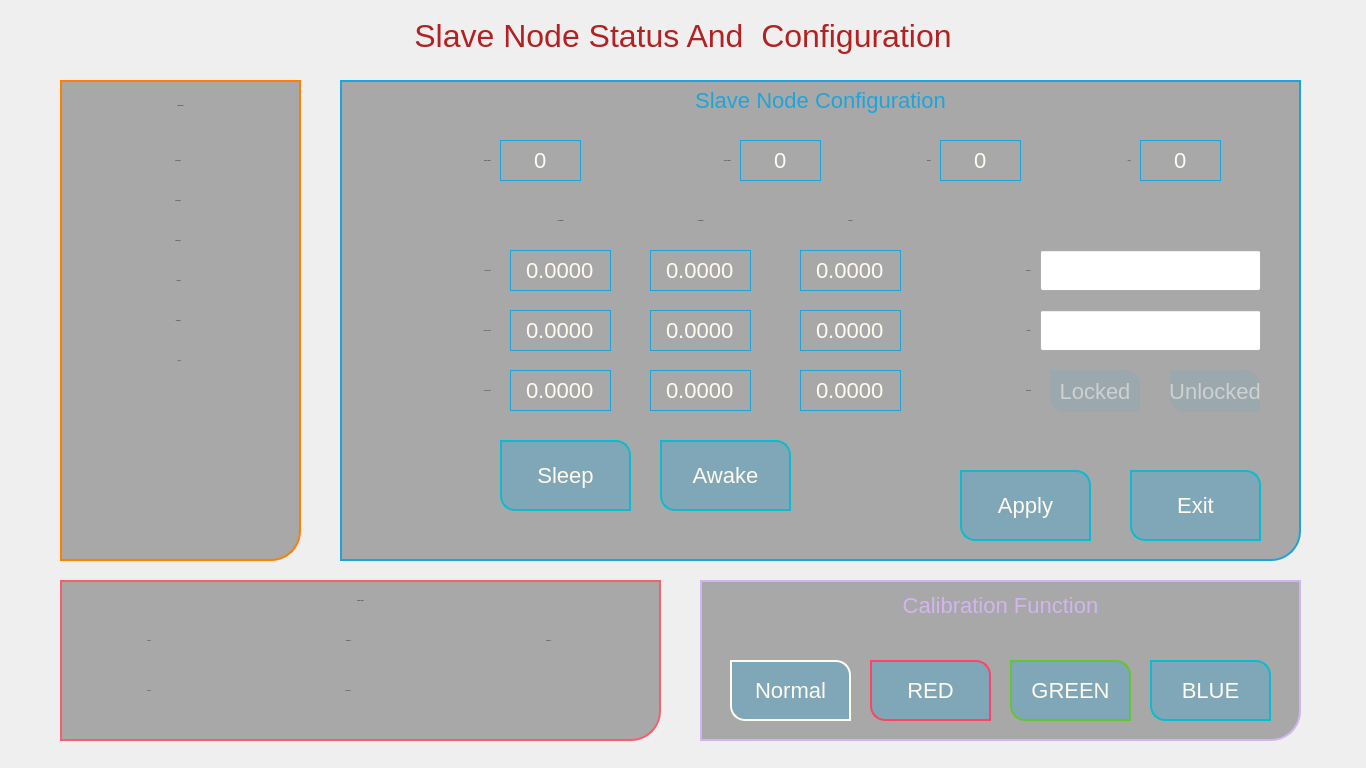
<?xml version="1.0" encoding="UTF-8"?>
<!-- UI source revision: regenerate ui_slavenodeframe.h; do not reuse stale build output. -->
<ui version="4.0">
 <class>SlaveNodeFrame</class>
 <widget class="QWidget" name="SlaveNodeFrame">
  <property name="geometry">
   <rect>
    <x>0</x>
    <y>0</y>
    <width>1366</width>
    <height>768</height>
   </rect>
  </property>
  <property name="windowTitle">
   <string>Form</string>
  </property>
  <widget class="QLabel" name="labelTitle">
   <property name="geometry">
    <rect>
     <x>0</x>
     <y>0</y>
     <width>1366</width>
     <height>71</height>
    </rect>
   </property>
   <property name="font">
    <font>
     <pointsize>-1</pointsize>
    </font>
   </property>
   <property name="styleSheet">
    <string notr="true">QLabel{
font-size:32px;
 color:rgb(178,34,34);
}</string>
   </property>
   <property name="text">
    <string>Slave Node Status And  Configuration</string>
   </property>
   <property name="alignment">
    <set>Qt::AlignCenter</set>
   </property>
  </widget>
  <widget class="QFrame" name="StatusFrame">
   <property name="geometry">
    <rect>
     <x>60</x>
     <y>80</y>
     <width>241</width>
     <height>481</height>
    </rect>
   </property>
   <property name="styleSheet">
    <string notr="true">QFrame{
border:2px solid rgba(255,127,0,1.0);
border-bottom-right-radius: 30px;
background-color:rgba(0, 0, 0, 0.3);
}</string>
   </property>
   <property name="frameShape">
    <enum>QFrame::StyledPanel</enum>
   </property>
   <property name="frameShadow">
    <enum>QFrame::Raised</enum>
   </property>
  </widget>
  <widget class="QLabel" name="labelTitleStatus">
   <property name="geometry">
    <rect>
     <x>60</x>
     <y>80</y>
     <width>241</width>
     <height>51</height>
    </rect>
   </property>
   <property name="font">
    <font>
     <pointsize>-1</pointsize>
    </font>
   </property>
   <property name="styleSheet">
    <string notr="true">QLabel{
font-size:22px;
color:rgb(255, 127, 0);
};</string>
   </property>
   <property name="text">
    <string>Status Report</string>
   </property>
   <property name="alignment">
    <set>Qt::AlignCenter</set>
   </property>
  </widget>
  <widget class="QLabel" name="labelBlueOpenTitle">
   <property name="geometry">
    <rect>
     <x>80</x>
     <y>220</y>
     <width>101</width>
     <height>42</height>
    </rect>
   </property>
   <property name="font">
    <font>
     <pointsize>-1</pointsize>
    </font>
   </property>
   <property name="styleSheet">
    <string notr="true">QLabel{
font-size:22px;
color:rgb(255, 127, 0);
};</string>
   </property>
   <property name="text">
    <string>BOutput_Err</string>
   </property>
   <property name="alignment">
    <set>Qt::AlignRight|Qt::AlignTrailing|Qt::AlignVCenter</set>
   </property>
  </widget>
  <widget class="QLabel" name="labelRedOpenTitle">
   <property name="geometry">
    <rect>
     <x>80</x>
     <y>140</y>
     <width>101</width>
     <height>42</height>
    </rect>
   </property>
   <property name="font">
    <font>
     <pointsize>-1</pointsize>
    </font>
   </property>
   <property name="styleSheet">
    <string notr="true">QLabel{
font-size:22px;
color:rgb(255, 127, 0);
};</string>
   </property>
   <property name="text">
    <string>ROutput_Err</string>
   </property>
   <property name="alignment">
    <set>Qt::AlignRight|Qt::AlignTrailing|Qt::AlignVCenter</set>
   </property>
  </widget>
  <widget class="QLabel" name="labelGreenOpenTitle">
   <property name="geometry">
    <rect>
     <x>80</x>
     <y>180</y>
     <width>101</width>
     <height>42</height>
    </rect>
   </property>
   <property name="font">
    <font>
     <pointsize>-1</pointsize>
    </font>
   </property>
   <property name="styleSheet">
    <string notr="true">QLabel{
font-size:22px;
color:rgb(255, 127, 0);
};</string>
   </property>
   <property name="text">
    <string>GOutput_Err</string>
   </property>
   <property name="alignment">
    <set>Qt::AlignRight|Qt::AlignTrailing|Qt::AlignVCenter</set>
   </property>
  </widget>
  <widget class="QFrame" name="VersionFrame">
   <property name="geometry">
    <rect>
     <x>60</x>
     <y>580</y>
     <width>601</width>
     <height>161</height>
    </rect>
   </property>
   <property name="styleSheet">
    <string notr="true">QFrame{
border:2px solid rgb(244,96,108);
border-bottom-right-radius: 30px;
background-color:rgba(0, 0, 0, 0.3);
}</string>
   </property>
   <property name="frameShape">
    <enum>QFrame::StyledPanel</enum>
   </property>
   <property name="frameShadow">
    <enum>QFrame::Raised</enum>
   </property>
  </widget>
  <widget class="QLabel" name="labelDimRamp_8">
   <property name="geometry">
    <rect>
     <x>60</x>
     <y>580</y>
     <width>601</width>
     <height>42</height>
    </rect>
   </property>
   <property name="font">
    <font>
     <pointsize>-1</pointsize>
    </font>
   </property>
   <property name="styleSheet">
    <string notr="true">QLabel{
font-size:22px;
color:rgb(244, 96, 108);
};</string>
   </property>
   <property name="text">
    <string>Version Report</string>
   </property>
   <property name="alignment">
    <set>Qt::AlignCenter</set>
   </property>
  </widget>
  <widget class="QLabel" name="labelSuppTitle">
   <property name="geometry">
    <rect>
     <x>260</x>
     <y>620</y>
     <width>91</width>
     <height>42</height>
    </rect>
   </property>
   <property name="font">
    <font>
     <pointsize>-1</pointsize>
    </font>
   </property>
   <property name="styleSheet">
    <string notr="true">QLabel{
font-size:22px;
color:rgb(244, 96, 108);
};</string>
   </property>
   <property name="text">
    <string>Supplier ID:</string>
   </property>
   <property name="alignment">
    <set>Qt::AlignRight|Qt::AlignTrailing|Qt::AlignVCenter</set>
   </property>
  </widget>
  <widget class="QLabel" name="labelSWTitle">
   <property name="geometry">
    <rect>
     <x>60</x>
     <y>620</y>
     <width>91</width>
     <height>42</height>
    </rect>
   </property>
   <property name="font">
    <font>
     <pointsize>-1</pointsize>
    </font>
   </property>
   <property name="styleSheet">
    <string notr="true">QLabel{
font-size:22px;
color:rgb(244, 96, 108);
};</string>
   </property>
   <property name="text">
    <string>SW Ver:</string>
   </property>
   <property name="alignment">
    <set>Qt::AlignRight|Qt::AlignTrailing|Qt::AlignVCenter</set>
   </property>
  </widget>
  <widget class="QLabel" name="labelHWTitle">
   <property name="geometry">
    <rect>
     <x>60</x>
     <y>670</y>
     <width>91</width>
     <height>42</height>
    </rect>
   </property>
   <property name="font">
    <font>
     <pointsize>-1</pointsize>
    </font>
   </property>
   <property name="styleSheet">
    <string notr="true">QLabel{
font-size:22px;
color:rgb(244, 96, 108);
};</string>
   </property>
   <property name="text">
    <string>HW Ver:</string>
   </property>
   <property name="alignment">
    <set>Qt::AlignRight|Qt::AlignTrailing|Qt::AlignVCenter</set>
   </property>
  </widget>
  <widget class="QLabel" name="labelFuncTitle">
   <property name="geometry">
    <rect>
     <x>260</x>
     <y>670</y>
     <width>91</width>
     <height>42</height>
    </rect>
   </property>
   <property name="font">
    <font>
     <pointsize>-1</pointsize>
    </font>
   </property>
   <property name="styleSheet">
    <string notr="true">QLabel{
font-size:22px;
color:rgb(244, 96, 108);
};</string>
   </property>
   <property name="text">
    <string>Function ID:</string>
   </property>
   <property name="alignment">
    <set>Qt::AlignRight|Qt::AlignTrailing|Qt::AlignVCenter</set>
   </property>
  </widget>
  <widget class="QLabel" name="labelVarTitle">
   <property name="geometry">
    <rect>
     <x>460</x>
     <y>620</y>
     <width>91</width>
     <height>42</height>
    </rect>
   </property>
   <property name="font">
    <font>
     <pointsize>-1</pointsize>
    </font>
   </property>
   <property name="styleSheet">
    <string notr="true">QLabel{
font-size:22px;
color:rgb(244, 96, 108);
};</string>
   </property>
   <property name="text">
    <string>Varaint ID:</string>
   </property>
   <property name="alignment">
    <set>Qt::AlignRight|Qt::AlignTrailing|Qt::AlignVCenter</set>
   </property>
  </widget>
  <widget class="QLabel" name="ROutput_Err">
   <property name="geometry">
    <rect>
     <x>190</x>
     <y>140</y>
     <width>81</width>
     <height>42</height>
    </rect>
   </property>
   <property name="font">
    <font>
     <pointsize>-1</pointsize>
    </font>
   </property>
   <property name="styleSheet">
    <string notr="true">QLabel{
font-size:22px;
color:rgb(255, 251, 240);
};</string>
   </property>
   <property name="text">
    <string/>
   </property>
   <property name="alignment">
    <set>Qt::AlignLeading|Qt::AlignLeft|Qt::AlignVCenter</set>
   </property>
  </widget>
  <widget class="QLabel" name="GOutput_Err">
   <property name="geometry">
    <rect>
     <x>190</x>
     <y>180</y>
     <width>81</width>
     <height>42</height>
    </rect>
   </property>
   <property name="font">
    <font>
     <pointsize>-1</pointsize>
    </font>
   </property>
   <property name="styleSheet">
    <string notr="true">QLabel{
font-size:22px;
color:rgb(255, 251, 240);
};</string>
   </property>
   <property name="text">
    <string/>
   </property>
   <property name="alignment">
    <set>Qt::AlignLeading|Qt::AlignLeft|Qt::AlignVCenter</set>
   </property>
  </widget>
  <widget class="QLabel" name="BOutput_Err">
   <property name="geometry">
    <rect>
     <x>190</x>
     <y>220</y>
     <width>81</width>
     <height>42</height>
    </rect>
   </property>
   <property name="font">
    <font>
     <pointsize>-1</pointsize>
    </font>
   </property>
   <property name="styleSheet">
    <string notr="true">QLabel{
font-size:22px;
color:rgb(255, 251, 240);
};</string>
   </property>
   <property name="text">
    <string/>
   </property>
   <property name="alignment">
    <set>Qt::AlignLeading|Qt::AlignLeft|Qt::AlignVCenter</set>
   </property>
  </widget>
  <widget class="QLabel" name="labelFuncVer">
   <property name="geometry">
    <rect>
     <x>360</x>
     <y>670</y>
     <width>101</width>
     <height>42</height>
    </rect>
   </property>
   <property name="font">
    <font>
     <pointsize>-1</pointsize>
    </font>
   </property>
   <property name="styleSheet">
    <string notr="true">QLabel{
font-size:22px;
color:rgb(255, 251, 240);
};</string>
   </property>
   <property name="text">
    <string/>
   </property>
   <property name="alignment">
    <set>Qt::AlignLeading|Qt::AlignLeft|Qt::AlignVCenter</set>
   </property>
  </widget>
  <widget class="QLabel" name="labelHWVer">
   <property name="geometry">
    <rect>
     <x>160</x>
     <y>670</y>
     <width>101</width>
     <height>42</height>
    </rect>
   </property>
   <property name="font">
    <font>
     <pointsize>-1</pointsize>
    </font>
   </property>
   <property name="styleSheet">
    <string notr="true">QLabel{
font-size:22px;
color:rgb(255, 251, 240);
};</string>
   </property>
   <property name="text">
    <string/>
   </property>
   <property name="alignment">
    <set>Qt::AlignLeading|Qt::AlignLeft|Qt::AlignVCenter</set>
   </property>
  </widget>
  <widget class="QLabel" name="labelVariantVer">
   <property name="geometry">
    <rect>
     <x>560</x>
     <y>620</y>
     <width>101</width>
     <height>42</height>
    </rect>
   </property>
   <property name="font">
    <font>
     <pointsize>-1</pointsize>
    </font>
   </property>
   <property name="styleSheet">
    <string notr="true">QLabel{
font-size:22px;
color:rgb(255, 251, 240);
};</string>
   </property>
   <property name="text">
    <string/>
   </property>
   <property name="alignment">
    <set>Qt::AlignLeading|Qt::AlignLeft|Qt::AlignVCenter</set>
   </property>
  </widget>
  <widget class="QLabel" name="labelSWVer">
   <property name="geometry">
    <rect>
     <x>160</x>
     <y>620</y>
     <width>101</width>
     <height>42</height>
    </rect>
   </property>
   <property name="font">
    <font>
     <pointsize>-1</pointsize>
    </font>
   </property>
   <property name="styleSheet">
    <string notr="true">QLabel{
font-size:22px;
color:rgb(255, 251, 240);
};</string>
   </property>
   <property name="text">
    <string/>
   </property>
   <property name="alignment">
    <set>Qt::AlignLeading|Qt::AlignLeft|Qt::AlignVCenter</set>
   </property>
  </widget>
  <widget class="QLabel" name="labelSuppVer">
   <property name="geometry">
    <rect>
     <x>360</x>
     <y>620</y>
     <width>101</width>
     <height>42</height>
    </rect>
   </property>
   <property name="font">
    <font>
     <pointsize>-1</pointsize>
    </font>
   </property>
   <property name="styleSheet">
    <string notr="true">QLabel{
font-size:22px;
color:rgb(255, 251, 240);
};</string>
   </property>
   <property name="text">
    <string/>
   </property>
   <property name="alignment">
    <set>Qt::AlignLeading|Qt::AlignLeft|Qt::AlignVCenter</set>
   </property>
  </widget>
  <widget class="QFrame" name="Configurationframe">
   <property name="geometry">
    <rect>
     <x>340</x>
     <y>80</y>
     <width>961</width>
     <height>481</height>
    </rect>
   </property>
   <property name="styleSheet">
    <string notr="true">QFrame{
border:2px solid rgba(29,165,219,1.0);
border-bottom-right-radius: 30px;
background-color:rgba(0, 0, 0, 0.3);
}</string>
   </property>
   <property name="frameShape">
    <enum>QFrame::StyledPanel</enum>
   </property>
   <property name="frameShadow">
    <enum>QFrame::Raised</enum>
   </property>
   <widget class="QPushButton" name="SleepButton">
    <property name="geometry">
     <rect>
      <x>160</x>
      <y>360</y>
      <width>131</width>
      <height>71</height>
     </rect>
    </property>
    <property name="font">
     <font>
      <pointsize>-1</pointsize>
     </font>
    </property>
    <property name="styleSheet">
     <string notr="true">QPushButton{
border:2px solid #0fbacd;
border-top-right-radius: 15px;
border-bottom-left-radius: 15px;
color:rgb(255,251,240);
background:rgba(29, 165, 219, 0.3);
font-size:22px;
}</string>
    </property>
    <property name="text">
     <string>Sleep</string>
    </property>
   </widget>
   <widget class="QPushButton" name="AwakeButton">
    <property name="geometry">
     <rect>
      <x>320</x>
      <y>360</y>
      <width>131</width>
      <height>71</height>
     </rect>
    </property>
    <property name="font">
     <font>
      <pointsize>-1</pointsize>
     </font>
    </property>
    <property name="styleSheet">
     <string notr="true">QPushButton{
border:2px solid #0fbacd;
border-top-right-radius: 15px;
border-bottom-left-radius: 15px;
color:rgb(255,251,240);
background:rgba(29, 165, 219, 0.3);
font-size:22px;
}</string>
    </property>
    <property name="text">
     <string>Awake</string>
    </property>
   </widget>
  </widget>
  <widget class="QLabel" name="labelTitle_2">
   <property name="geometry">
    <rect>
     <x>340</x>
     <y>80</y>
     <width>961</width>
     <height>41</height>
    </rect>
   </property>
   <property name="font">
    <font>
     <pointsize>-1</pointsize>
    </font>
   </property>
   <property name="styleSheet">
    <string notr="true">QLabel{
font-size:22px;
 color:rgba(29,165,219,1.0);
}</string>
   </property>
   <property name="text">
    <string>Slave Node Configuration</string>
   </property>
   <property name="alignment">
    <set>Qt::AlignCenter</set>
   </property>
  </widget>
  <widget class="QLabel" name="labelSingleAddr">
   <property name="geometry">
    <rect>
     <x>370</x>
     <y>140</y>
     <width>121</width>
     <height>42</height>
    </rect>
   </property>
   <property name="font">
    <font>
     <pointsize>-1</pointsize>
    </font>
   </property>
   <property name="styleSheet">
    <string notr="true">QLabel{
font-size:22px;
color:rgba(29,165,219,1.0);
};</string>
   </property>
   <property name="text">
    <string>Single Address:</string>
   </property>
   <property name="alignment">
    <set>Qt::AlignRight|Qt::AlignTrailing|Qt::AlignVCenter</set>
   </property>
  </widget>
  <widget class="QLabel" name="labelGroupAddr">
   <property name="geometry">
    <rect>
     <x>620</x>
     <y>140</y>
     <width>111</width>
     <height>42</height>
    </rect>
   </property>
   <property name="font">
    <font>
     <pointsize>-1</pointsize>
    </font>
   </property>
   <property name="styleSheet">
    <string notr="true">QLabel{
font-size:22px;
color:rgba(29,165,219,1.0);
};</string>
   </property>
   <property name="text">
    <string>Group Address:</string>
   </property>
   <property name="alignment">
    <set>Qt::AlignRight|Qt::AlignTrailing|Qt::AlignVCenter</set>
   </property>
  </widget>
  <widget class="QLabel" name="labelPlatform">
   <property name="geometry">
    <rect>
     <x>860</x>
     <y>140</y>
     <width>71</width>
     <height>42</height>
    </rect>
   </property>
   <property name="font">
    <font>
     <pointsize>-1</pointsize>
    </font>
   </property>
   <property name="styleSheet">
    <string notr="true">QLabel{
font-size:22px;
color:rgba(29,165,219,1.0);
};</string>
   </property>
   <property name="text">
    <string>Platform:</string>
   </property>
   <property name="alignment">
    <set>Qt::AlignRight|Qt::AlignTrailing|Qt::AlignVCenter</set>
   </property>
  </widget>
  <widget class="QLabel" name="labelIntensity">
   <property name="geometry">
    <rect>
     <x>1050</x>
     <y>140</y>
     <width>81</width>
     <height>42</height>
    </rect>
   </property>
   <property name="font">
    <font>
     <pointsize>-1</pointsize>
    </font>
   </property>
   <property name="styleSheet">
    <string notr="true">QLabel{
font-size:22px;
color:rgba(29,165,219,1.0);
};</string>
   </property>
   <property name="text">
    <string>Factor:</string>
   </property>
   <property name="alignment">
    <set>Qt::AlignRight|Qt::AlignTrailing|Qt::AlignVCenter</set>
   </property>
  </widget>
  <widget class="QLabel" name="labelPartNO">
   <property name="geometry">
    <rect>
     <x>960</x>
     <y>310</y>
     <width>71</width>
     <height>42</height>
    </rect>
   </property>
   <property name="font">
    <font>
     <pointsize>-1</pointsize>
    </font>
   </property>
   <property name="styleSheet">
    <string notr="true">QLabel{
font-size:22px;
color:rgba(29,165,219,1.0);
};</string>
   </property>
   <property name="text">
    <string>Part NO.:</string>
   </property>
   <property name="alignment">
    <set>Qt::AlignRight|Qt::AlignTrailing|Qt::AlignVCenter</set>
   </property>
  </widget>
  <widget class="QLabel" name="labelSerialNO">
   <property name="geometry">
    <rect>
     <x>950</x>
     <y>250</y>
     <width>81</width>
     <height>42</height>
    </rect>
   </property>
   <property name="font">
    <font>
     <pointsize>-1</pointsize>
    </font>
   </property>
   <property name="styleSheet">
    <string notr="true">QLabel{
font-size:22px;
color:rgba(29,165,219,1.0);
};</string>
   </property>
   <property name="text">
    <string>Serial NO.:</string>
   </property>
   <property name="alignment">
    <set>Qt::AlignRight|Qt::AlignTrailing|Qt::AlignVCenter</set>
   </property>
  </widget>
  <widget class="QLabel" name="labelLockState">
   <property name="geometry">
    <rect>
     <x>930</x>
     <y>370</y>
     <width>101</width>
     <height>42</height>
    </rect>
   </property>
   <property name="font">
    <font>
     <pointsize>-1</pointsize>
    </font>
   </property>
   <property name="styleSheet">
    <string notr="true">QLabel{
font-size:22px;
color:rgba(29,165,219,1.0);
};</string>
   </property>
   <property name="text">
    <string>Lock State:</string>
   </property>
   <property name="alignment">
    <set>Qt::AlignRight|Qt::AlignTrailing|Qt::AlignVCenter</set>
   </property>
  </widget>
  <widget class="QSpinBox" name="spinBoxSA">
   <property name="geometry">
    <rect>
     <x>500</x>
     <y>140</y>
     <width>81</width>
     <height>41</height>
    </rect>
   </property>
   <property name="styleSheet">
    <string notr="true">QSpinBox{
border:1px solid rgb(29,165,219);
color:rgb(255,251,240);
font-size:22px;
background-color:rgba(0,0,0,0);
}

QSpinBox::up-button
{
  width:0px;
  height:0px;
}
QSpinBox::down-button
{
  width:0px;
  height:0px;
}</string>
   </property>
   <property name="alignment">
    <set>Qt::AlignCenter</set>
   </property>
   <property name="maximum">
     <number>127</number>
   </property>
   <property name="value">
    <number>0</number>
   </property>
   <property name="displayIntegerBase">
    <number>10</number>
   </property>
  </widget>
  <widget class="QSpinBox" name="spinBoxGA">
   <property name="toolTip">
    <string>Automatically derived from the SA/control-mask table in the active profile.</string>
   </property>
   <property name="readOnly">
    <bool>true</bool>
   </property>
   <property name="geometry">
    <rect>
     <x>740</x>
     <y>140</y>
     <width>81</width>
     <height>41</height>
    </rect>
   </property>
   <property name="styleSheet">
    <string notr="true">QSpinBox{
border:1px solid rgb(29,165,219);
color:rgb(255,251,240);
font-size:22px;
background-color:rgba(0,0,0,0);
}

QSpinBox::up-button
{
  width:0px;
  height:0px;
}
QSpinBox::down-button
{
  width:0px;
  height:0px;
}</string>
   </property>
   <property name="alignment">
    <set>Qt::AlignCenter</set>
   </property>
   <property name="maximum">
     <number>32767</number>
   </property>
   <property name="value">
    <number>0</number>
   </property>
  </widget>
  <widget class="QSpinBox" name="spinBoxPlatform">
   <property name="geometry">
    <rect>
     <x>940</x>
     <y>140</y>
     <width>81</width>
     <height>41</height>
    </rect>
   </property>
   <property name="styleSheet">
    <string notr="true">QSpinBox{
border:1px solid rgb(29,165,219);
color:rgb(255,251,240);
font-size:22px;
background-color:rgba(0,0,0,0);
}

QSpinBox::up-button
{
  width:0px;
  height:0px;
}
QSpinBox::down-button
{
  width:0px;
  height:0px;
}</string>
   </property>
   <property name="alignment">
    <set>Qt::AlignCenter</set>
   </property>
   <property name="maximum">
     <number>2</number>
   </property>
   <property name="value">
    <number>0</number>
   </property>
  </widget>
  <widget class="QSpinBox" name="spinBoxIntensity">
   <property name="geometry">
    <rect>
     <x>1140</x>
     <y>140</y>
     <width>81</width>
     <height>41</height>
    </rect>
   </property>
   <property name="styleSheet">
    <string notr="true">QSpinBox{
border:1px solid rgb(29,165,219);
color:rgb(255,251,240);
font-size:22px;
background-color:rgba(0,0,0,0);
}

QSpinBox::up-button
{
  width:0px;
  height:0px;
}
QSpinBox::down-button
{
  width:0px;
  height:0px;
}</string>
   </property>
   <property name="alignment">
    <set>Qt::AlignCenter</set>
   </property>
   <property name="maximum">
     <number>65535</number>
   </property>
   <property name="value">
    <number>0</number>
   </property>
  </widget>
  <widget class="QLineEdit" name="lineEditPN">
   <property name="geometry">
    <rect>
     <x>1040</x>
     <y>310</y>
     <width>221</width>
     <height>41</height>
    </rect>
   </property>
   <property name="styleSheet">
    <string notr="true">QLineEdit{
font-size:22px;
color:rgb(255,251,240);
background:rgba(0,0,0,0);
border:1px solid rgb(29,165,219);
};</string>
   </property>
   <property name="text">
    <string/>
   </property>
   <property name="maxLength">
    <number>11</number>
   </property>
   <property name="alignment">
    <set>Qt::AlignCenter</set>
   </property>
  </widget>
  <widget class="QLineEdit" name="lineEditSerial">
   <property name="geometry">
    <rect>
     <x>1040</x>
     <y>250</y>
     <width>221</width>
     <height>41</height>
    </rect>
   </property>
   <property name="styleSheet">
    <string notr="true">QLineEdit{
font-size:22px;
color:rgb(255,251,240);
background:rgba(0,0,0,0);
border:1px solid rgb(29,165,219);
};</string>
   </property>
   <property name="text">
    <string/>
   </property>
   <property name="maxLength">
     <number>23</number>
   </property>
   <property name="alignment">
    <set>Qt::AlignCenter</set>
   </property>
  </widget>
  <widget class="QLabel" name="labelXCoordinate">
   <property name="geometry">
    <rect>
     <x>500</x>
     <y>200</y>
     <width>121</width>
     <height>42</height>
    </rect>
   </property>
   <property name="font">
    <font>
     <pointsize>-1</pointsize>
    </font>
   </property>
   <property name="styleSheet">
    <string notr="true">QLabel{
font-size:22px;
color:rgba(29,165,219,1.0);
};</string>
   </property>
   <property name="text">
    <string>X Coordinate</string>
   </property>
   <property name="alignment">
    <set>Qt::AlignCenter</set>
   </property>
  </widget>
  <widget class="QLabel" name="labelYCoordinate">
   <property name="geometry">
    <rect>
     <x>640</x>
     <y>200</y>
     <width>121</width>
     <height>42</height>
    </rect>
   </property>
   <property name="font">
    <font>
     <pointsize>-1</pointsize>
    </font>
   </property>
   <property name="styleSheet">
    <string notr="true">QLabel{
font-size:22px;
color:rgba(29,165,219,1.0);
};</string>
   </property>
   <property name="text">
    <string>Y Coordinate</string>
   </property>
   <property name="alignment">
    <set>Qt::AlignCenter</set>
   </property>
  </widget>
  <widget class="QLabel" name="labelLuminous">
   <property name="geometry">
    <rect>
     <x>790</x>
     <y>200</y>
     <width>121</width>
     <height>42</height>
    </rect>
   </property>
   <property name="font">
    <font>
     <pointsize>-1</pointsize>
    </font>
   </property>
   <property name="styleSheet">
    <string notr="true">QLabel{
font-size:22px;
color:rgba(29,165,219,1.0);
};</string>
   </property>
   <property name="text">
    <string>Luminous</string>
   </property>
   <property name="alignment">
    <set>Qt::AlignCenter</set>
   </property>
  </widget>
  <widget class="QDoubleSpinBox" name="doubleSpinBoxRX">
   <property name="geometry">
    <rect>
     <x>510</x>
     <y>250</y>
     <width>101</width>
     <height>41</height>
    </rect>
   </property>
   <property name="styleSheet">
    <string notr="true">QDoubleSpinBox{
border:1px solid rgb(29,165,219);
color:rgb(255,251,240);
font-size:22px;
background-color:rgba(0,0,0,0);
}

QDoubleSpinBox::up-button
{
  width:0px;
  height:0px;
}
QDoubleSpinBox::down-button
{
  width:0px;
  height:0px;
}</string>
   </property>
   <property name="alignment">
    <set>Qt::AlignCenter</set>
   </property>
   <property name="decimals">
    <number>4</number>
   </property>
   <property name="maximum">
    <double>1.000000000000000</double>
   </property>
   <property name="singleStep">
    <double>0.000010000000000</double>
   </property>
  </widget>
  <widget class="QDoubleSpinBox" name="doubleSpinBoxRY">
   <property name="geometry">
    <rect>
     <x>650</x>
     <y>250</y>
     <width>101</width>
     <height>41</height>
    </rect>
   </property>
   <property name="styleSheet">
    <string notr="true">QDoubleSpinBox{
border:1px solid rgb(29,165,219);
color:rgb(255,251,240);
font-size:22px;
background-color:rgba(0,0,0,0);
}

QDoubleSpinBox::up-button
{
  width:0px;
  height:0px;
}
QDoubleSpinBox::down-button
{
  width:0px;
  height:0px;
}</string>
   </property>
   <property name="alignment">
    <set>Qt::AlignCenter</set>
   </property>
   <property name="decimals">
    <number>4</number>
   </property>
   <property name="maximum">
    <double>1.000000000000000</double>
   </property>
   <property name="singleStep">
    <double>0.000010000000000</double>
   </property>
  </widget>
  <widget class="QDoubleSpinBox" name="doubleSpinBoxRL">
   <property name="geometry">
    <rect>
     <x>800</x>
     <y>250</y>
     <width>101</width>
     <height>41</height>
    </rect>
   </property>
   <property name="styleSheet">
    <string notr="true">QDoubleSpinBox{
border:1px solid rgb(29,165,219);
color:rgb(255,251,240);
font-size:22px;
background-color:rgba(0,0,0,0);
}

QDoubleSpinBox::up-button
{
  width:0px;
  height:0px;
}
QDoubleSpinBox::down-button
{
  width:0px;
  height:0px;
}</string>
   </property>
   <property name="alignment">
    <set>Qt::AlignCenter</set>
   </property>
   <property name="decimals">
    <number>4</number>
   </property>
   <property name="maximum">
    <double>10.000000000000000</double>
   </property>
   <property name="singleStep">
    <double>0.000010000000000</double>
   </property>
  </widget>
  <widget class="QDoubleSpinBox" name="doubleSpinBoxGL">
   <property name="geometry">
    <rect>
     <x>800</x>
     <y>310</y>
     <width>101</width>
     <height>41</height>
    </rect>
   </property>
   <property name="styleSheet">
    <string notr="true">QDoubleSpinBox{
border:1px solid rgb(29,165,219);
color:rgb(255,251,240);
font-size:22px;
background-color:rgba(0,0,0,0);
}

QDoubleSpinBox::up-button
{
  width:0px;
  height:0px;
}
QDoubleSpinBox::down-button
{
  width:0px;
  height:0px;
}</string>
   </property>
   <property name="alignment">
    <set>Qt::AlignCenter</set>
   </property>
   <property name="decimals">
    <number>4</number>
   </property>
   <property name="maximum">
    <double>10.000000000000000</double>
   </property>
   <property name="singleStep">
    <double>0.000010000000000</double>
   </property>
  </widget>
  <widget class="QDoubleSpinBox" name="doubleSpinBoxGX">
   <property name="geometry">
    <rect>
     <x>510</x>
     <y>310</y>
     <width>101</width>
     <height>41</height>
    </rect>
   </property>
   <property name="styleSheet">
    <string notr="true">QDoubleSpinBox{
border:1px solid rgb(29,165,219);
color:rgb(255,251,240);
font-size:22px;
background-color:rgba(0,0,0,0);
}

QDoubleSpinBox::up-button
{
  width:0px;
  height:0px;
}
QDoubleSpinBox::down-button
{
  width:0px;
  height:0px;
}</string>
   </property>
   <property name="alignment">
    <set>Qt::AlignCenter</set>
   </property>
   <property name="decimals">
    <number>4</number>
   </property>
   <property name="maximum">
    <double>1.000000000000000</double>
   </property>
   <property name="singleStep">
    <double>0.000010000000000</double>
   </property>
  </widget>
  <widget class="QDoubleSpinBox" name="doubleSpinBoxGY">
   <property name="geometry">
    <rect>
     <x>650</x>
     <y>310</y>
     <width>101</width>
     <height>41</height>
    </rect>
   </property>
   <property name="styleSheet">
    <string notr="true">QDoubleSpinBox{
border:1px solid rgb(29,165,219);
color:rgb(255,251,240);
font-size:22px;
background-color:rgba(0,0,0,0);
}

QDoubleSpinBox::up-button
{
  width:0px;
  height:0px;
}
QDoubleSpinBox::down-button
{
  width:0px;
  height:0px;
}</string>
   </property>
   <property name="alignment">
    <set>Qt::AlignCenter</set>
   </property>
   <property name="decimals">
    <number>4</number>
   </property>
   <property name="maximum">
    <double>1.000000000000000</double>
   </property>
   <property name="singleStep">
    <double>0.000010000000000</double>
   </property>
  </widget>
  <widget class="QDoubleSpinBox" name="doubleSpinBoxBL">
   <property name="geometry">
    <rect>
     <x>800</x>
     <y>370</y>
     <width>101</width>
     <height>41</height>
    </rect>
   </property>
   <property name="styleSheet">
    <string notr="true">QDoubleSpinBox{
border:1px solid rgb(29,165,219);
color:rgb(255,251,240);
font-size:22px;
background-color:rgba(0,0,0,0);
}

QDoubleSpinBox::up-button
{
  width:0px;
  height:0px;
}
QDoubleSpinBox::down-button
{
  width:0px;
  height:0px;
}</string>
   </property>
   <property name="alignment">
    <set>Qt::AlignCenter</set>
   </property>
   <property name="decimals">
    <number>4</number>
   </property>
   <property name="maximum">
    <double>10.000000000000000</double>
   </property>
   <property name="singleStep">
    <double>0.000010000000000</double>
   </property>
  </widget>
  <widget class="QDoubleSpinBox" name="doubleSpinBoxBX">
   <property name="geometry">
    <rect>
     <x>510</x>
     <y>370</y>
     <width>101</width>
     <height>41</height>
    </rect>
   </property>
   <property name="styleSheet">
    <string notr="true">QDoubleSpinBox{
border:1px solid rgb(29,165,219);
color:rgb(255,251,240);
font-size:22px;
background-color:rgba(0,0,0,0);
}

QDoubleSpinBox::up-button
{
  width:0px;
  height:0px;
}
QDoubleSpinBox::down-button
{
  width:0px;
  height:0px;
}</string>
   </property>
   <property name="alignment">
    <set>Qt::AlignCenter</set>
   </property>
   <property name="decimals">
    <number>4</number>
   </property>
   <property name="maximum">
    <double>1.000000000000000</double>
   </property>
   <property name="singleStep">
    <double>0.000010000000000</double>
   </property>
  </widget>
  <widget class="QDoubleSpinBox" name="doubleSpinBoxBY">
   <property name="geometry">
    <rect>
     <x>650</x>
     <y>370</y>
     <width>101</width>
     <height>41</height>
    </rect>
   </property>
   <property name="styleSheet">
    <string notr="true">QDoubleSpinBox{
border:1px solid rgb(29,165,219);
color:rgb(255,251,240);
font-size:22px;
background-color:rgba(0,0,0,0);
}

QDoubleSpinBox::up-button
{
  width:0px;
  height:0px;
}
QDoubleSpinBox::down-button
{
  width:0px;
  height:0px;
}</string>
   </property>
   <property name="alignment">
    <set>Qt::AlignCenter</set>
   </property>
   <property name="decimals">
    <number>4</number>
   </property>
   <property name="maximum">
    <double>1.000000000000000</double>
   </property>
   <property name="singleStep">
    <double>0.000010000000000</double>
   </property>
  </widget>
  <widget class="QLabel" name="labelRedAttr">
   <property name="geometry">
    <rect>
     <x>370</x>
     <y>250</y>
     <width>121</width>
     <height>42</height>
    </rect>
   </property>
   <property name="font">
    <font>
     <pointsize>-1</pointsize>
    </font>
   </property>
   <property name="styleSheet">
    <string notr="true">QLabel{
font-size:22px;
color:rgba(29,165,219,1.0);
};</string>
   </property>
   <property name="text">
    <string>Red Color Attr:</string>
   </property>
   <property name="alignment">
    <set>Qt::AlignRight|Qt::AlignTrailing|Qt::AlignVCenter</set>
   </property>
  </widget>
  <widget class="QLabel" name="labelGteenAttr">
   <property name="geometry">
    <rect>
     <x>370</x>
     <y>310</y>
     <width>121</width>
     <height>42</height>
    </rect>
   </property>
   <property name="font">
    <font>
     <pointsize>-1</pointsize>
    </font>
   </property>
   <property name="styleSheet">
    <string notr="true">QLabel{
font-size:22px;
color:rgba(29,165,219,1.0);
};</string>
   </property>
   <property name="text">
    <string>Green Color Attr:</string>
   </property>
   <property name="alignment">
    <set>Qt::AlignRight|Qt::AlignTrailing|Qt::AlignVCenter</set>
   </property>
  </widget>
  <widget class="QLabel" name="labelBlueAttr">
   <property name="geometry">
    <rect>
     <x>370</x>
     <y>370</y>
     <width>121</width>
     <height>42</height>
    </rect>
   </property>
   <property name="font">
    <font>
     <pointsize>-1</pointsize>
    </font>
   </property>
   <property name="styleSheet">
    <string notr="true">QLabel{
font-size:22px;
color:rgba(29,165,219,1.0);
};</string>
   </property>
   <property name="text">
    <string>Blue Color Attr:</string>
   </property>
   <property name="alignment">
    <set>Qt::AlignRight|Qt::AlignTrailing|Qt::AlignVCenter</set>
   </property>
  </widget>
  <widget class="QPushButton" name="pushButtonAccept">
   <property name="geometry">
    <rect>
     <x>960</x>
     <y>470</y>
     <width>131</width>
     <height>71</height>
    </rect>
   </property>
   <property name="font">
    <font>
     <pointsize>-1</pointsize>
    </font>
   </property>
   <property name="styleSheet">
    <string notr="true">QPushButton{
border:2px solid #0fbacd;
border-top-right-radius: 15px;
border-bottom-left-radius: 15px;
color:rgb(255,251,240);
background:rgba(29, 165, 219, 0.3);
font-size:22px;
}</string>
   </property>
   <property name="text">
    <string>Apply</string>
   </property>
  </widget>
  <widget class="QPushButton" name="pushButtonCancel">
   <property name="geometry">
    <rect>
     <x>1130</x>
     <y>470</y>
     <width>131</width>
     <height>71</height>
    </rect>
   </property>
   <property name="font">
    <font>
     <pointsize>-1</pointsize>
    </font>
   </property>
   <property name="styleSheet">
    <string notr="true">QPushButton{
border:2px solid #0fbacd;
border-top-right-radius: 15px;
border-bottom-left-radius: 15px;
color:rgb(255,251,240);
background:rgba(29, 165, 219, 0.3);
font-size:22px;
}</string>
   </property>
   <property name="text">
    <string>Exit</string>
   </property>
  </widget>
  <widget class="QPushButton" name="pushButtonUnlock">
   <property name="geometry">
    <rect>
     <x>1170</x>
     <y>370</y>
     <width>90</width>
     <height>42</height>
    </rect>
   </property>
   <property name="font">
    <font>
     <pointsize>-1</pointsize>
    </font>
   </property>
   <property name="styleSheet">
    <string notr="true">QPushButton{
border:0px;
border-top-right-radius: 15px;
border-bottom-left-radius: 15px;
color:rgba(255,251,240,0.5);
font-size:22px;
background:rgba(29, 165, 219, 0.1);
}</string>
   </property>
   <property name="text">
    <string>Unlocked</string>
   </property>
  </widget>
  <widget class="QPushButton" name="pushButtonLock">
   <property name="geometry">
    <rect>
     <x>1050</x>
     <y>370</y>
     <width>90</width>
     <height>42</height>
    </rect>
   </property>
   <property name="font">
    <font>
     <pointsize>-1</pointsize>
    </font>
   </property>
   <property name="styleSheet">
    <string notr="true">QPushButton{
border:0px;
border-top-right-radius: 15px;
border-bottom-left-radius: 15px;
color:rgba(255,251,240,0.5);
font-size:22px;
background:rgba(29, 165, 219, 0.1);
}</string>
   </property>
   <property name="text">
    <string>Locked</string>
   </property>
  </widget>
  <widget class="QFrame" name="CalibrationFrame">
   <property name="geometry">
    <rect>
     <x>700</x>
     <y>580</y>
     <width>601</width>
     <height>161</height>
    </rect>
   </property>
   <property name="styleSheet">
    <string notr="true">QFrame{
border:2px solid rgba(210,180,240,1.0);
border-bottom-right-radius: 30px;
background-color:rgba(0, 0, 0, 0.3);
}</string>
   </property>
   <property name="frameShape">
    <enum>QFrame::StyledPanel</enum>
   </property>
   <property name="frameShadow">
    <enum>QFrame::Raised</enum>
   </property>
  </widget>
  <widget class="QLabel" name="labelTitleCalibration">
   <property name="geometry">
    <rect>
     <x>700</x>
     <y>580</y>
     <width>601</width>
     <height>51</height>
    </rect>
   </property>
   <property name="font">
    <font>
     <pointsize>-1</pointsize>
    </font>
   </property>
   <property name="styleSheet">
    <string notr="true">QLabel{
font-size:22px;
 color:rgba(210,180,240,1.0);
}</string>
   </property>
   <property name="text">
    <string>Calibration Function</string>
   </property>
   <property name="alignment">
    <set>Qt::AlignCenter</set>
   </property>
  </widget>
  <widget class="QPushButton" name="pushButtonCalibrateR">
   <property name="geometry">
    <rect>
     <x>870</x>
     <y>660</y>
     <width>121</width>
     <height>61</height>
    </rect>
   </property>
   <property name="font">
    <font>
     <pointsize>-1</pointsize>
    </font>
   </property>
   <property name="styleSheet">
    <string notr="true">QPushButton{
border:2px solid rgb(254,67,101);
border-top-right-radius: 15px;
border-bottom-left-radius: 15px;
color:rgb(255,251,240);
background:rgba(29, 165, 219, 0.3);
font-size:22px;
}</string>
   </property>
   <property name="text">
    <string>RED</string>
   </property>
  </widget>
  <widget class="QPushButton" name="pushButtonCalibrateG">
   <property name="geometry">
    <rect>
     <x>1010</x>
     <y>660</y>
     <width>121</width>
     <height>61</height>
    </rect>
   </property>
   <property name="font">
    <font>
     <pointsize>-1</pointsize>
    </font>
   </property>
   <property name="styleSheet">
    <string notr="true">QPushButton{
border:2px solid rgb(104,194,53);
border-top-right-radius: 15px;
border-bottom-left-radius: 15px;
color:rgb(255,251,240);
background:rgba(29, 165, 219, 0.3);
font-size:22px;
}</string>
   </property>
   <property name="text">
    <string>GREEN</string>
   </property>
  </widget>
  <widget class="QPushButton" name="pushButtonCalibrateB">
   <property name="geometry">
    <rect>
     <x>1150</x>
     <y>660</y>
     <width>121</width>
     <height>61</height>
    </rect>
   </property>
   <property name="font">
    <font>
     <pointsize>-1</pointsize>
    </font>
   </property>
   <property name="styleSheet">
    <string notr="true">QPushButton{
border:2px solid #0fbacd;
border-top-right-radius: 15px;
border-bottom-left-radius: 15px;
color:rgb(255,251,240);
background:rgba(29, 165, 219, 0.3);
font-size:22px;
}</string>
   </property>
   <property name="text">
    <string>BLUE</string>
   </property>
  </widget>
  <widget class="QLabel" name="labelBlueShortTitle">
   <property name="geometry">
    <rect>
     <x>80</x>
     <y>340</y>
     <width>101</width>
     <height>42</height>
    </rect>
   </property>
   <property name="font">
    <font>
     <pointsize>-1</pointsize>
    </font>
   </property>
   <property name="styleSheet">
    <string notr="true">QLabel{
font-size:22px;
color:rgb(255, 127, 0);
};</string>
   </property>
   <property name="text">
    <string>Lin_Err</string>
   </property>
   <property name="alignment">
    <set>Qt::AlignRight|Qt::AlignTrailing|Qt::AlignVCenter</set>
   </property>
  </widget>
  <widget class="QLabel" name="Voltage_Err">
   <property name="geometry">
    <rect>
     <x>190</x>
     <y>300</y>
     <width>81</width>
     <height>42</height>
    </rect>
   </property>
   <property name="font">
    <font>
     <pointsize>-1</pointsize>
    </font>
   </property>
   <property name="styleSheet">
    <string notr="true">QLabel{
font-size:22px;
color:rgb(255, 251, 240);
};</string>
   </property>
   <property name="text">
    <string/>
   </property>
   <property name="alignment">
    <set>Qt::AlignLeading|Qt::AlignLeft|Qt::AlignVCenter</set>
   </property>
  </widget>
  <widget class="QLabel" name="Lin_Err">
   <property name="geometry">
    <rect>
     <x>190</x>
     <y>340</y>
     <width>81</width>
     <height>42</height>
    </rect>
   </property>
   <property name="font">
    <font>
     <pointsize>-1</pointsize>
    </font>
   </property>
   <property name="styleSheet">
    <string notr="true">QLabel{
font-size:22px;
color:rgb(255, 251, 240);
};</string>
   </property>
   <property name="text">
    <string/>
   </property>
   <property name="alignment">
    <set>Qt::AlignLeading|Qt::AlignLeft|Qt::AlignVCenter</set>
   </property>
  </widget>
  <widget class="QLabel" name="labelRedShortTitle">
   <property name="geometry">
    <rect>
     <x>80</x>
     <y>260</y>
     <width>101</width>
     <height>42</height>
    </rect>
   </property>
   <property name="font">
    <font>
     <pointsize>-1</pointsize>
    </font>
   </property>
   <property name="styleSheet">
    <string notr="true">QLabel{
font-size:22px;
color:rgb(255, 127, 0);
};</string>
   </property>
   <property name="text">
    <string>Temp_Err</string>
   </property>
   <property name="alignment">
    <set>Qt::AlignRight|Qt::AlignTrailing|Qt::AlignVCenter</set>
   </property>
  </widget>
  <widget class="QLabel" name="Temp_Err">
   <property name="geometry">
    <rect>
     <x>190</x>
     <y>260</y>
     <width>81</width>
     <height>42</height>
    </rect>
   </property>
   <property name="font">
    <font>
     <pointsize>-1</pointsize>
    </font>
   </property>
   <property name="styleSheet">
    <string notr="true">QLabel{
font-size:22px;
color:rgb(255, 251, 240);
};</string>
   </property>
   <property name="text">
    <string/>
   </property>
   <property name="alignment">
    <set>Qt::AlignLeading|Qt::AlignLeft|Qt::AlignVCenter</set>
   </property>
  </widget>
  <widget class="QLabel" name="labelGreenShortTitle">
   <property name="geometry">
    <rect>
     <x>80</x>
     <y>300</y>
     <width>101</width>
     <height>42</height>
    </rect>
   </property>
   <property name="font">
    <font>
     <pointsize>-1</pointsize>
    </font>
   </property>
   <property name="styleSheet">
    <string notr="true">QLabel{
font-size:22px;
color:rgb(255, 127, 0);
};</string>
   </property>
   <property name="text">
    <string>Voltage_Err</string>
   </property>
   <property name="alignment">
    <set>Qt::AlignRight|Qt::AlignTrailing|Qt::AlignVCenter</set>
   </property>
  </widget>
  <widget class="QPushButton" name="pushButtonNoCalibrate">
   <property name="geometry">
    <rect>
     <x>730</x>
     <y>660</y>
     <width>121</width>
     <height>61</height>
    </rect>
   </property>
   <property name="font">
    <font>
     <pointsize>-1</pointsize>
    </font>
   </property>
   <property name="styleSheet">
    <string notr="true">QPushButton{
border:2px solid rgb()255,251,240;
border-top-right-radius: 15px;
border-bottom-left-radius: 15px;
color:rgb(255,251,240);
background:rgba(29, 165, 219, 0.3);
font-size:22px;
}</string>
   </property>
   <property name="text">
    <string>Normal</string>
   </property>
  </widget>
 </widget>
 <resources/>
 <connections/>
</ui>
